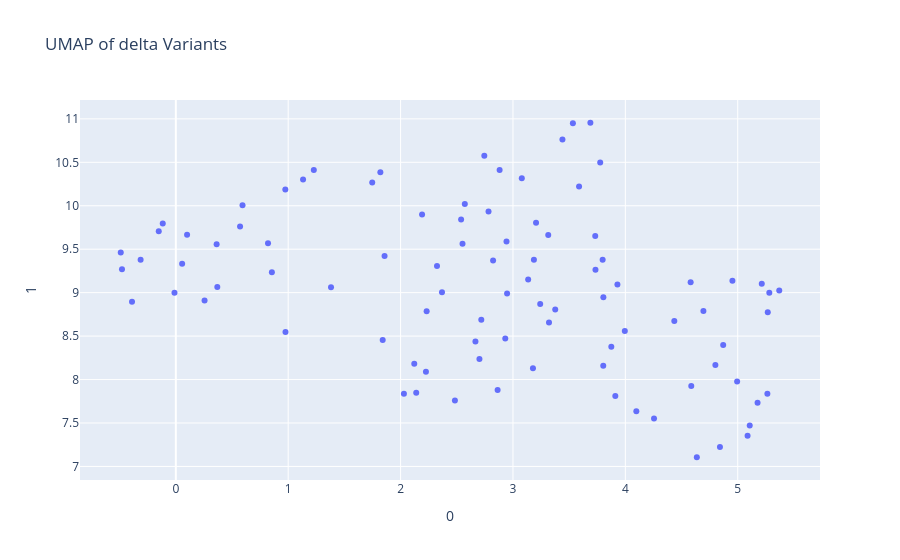
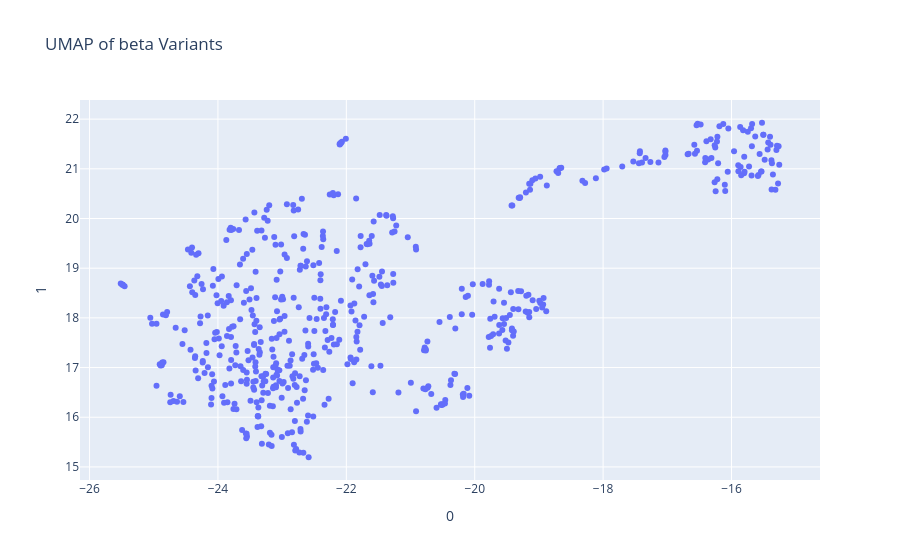

Write notebook code for charts like these, in order.
### Markdown cell above
### ESM-2 Feature Representation

### Code cell
for emb in embeddings:
    print("----- Processing -----")
    seq_sum = np.add.reduce(embeddings[emb], axis=-2)
    print(f"Reduced {emb} to {seq_sum.shape}")
    print("Manifold Approximation...")
    umap_2d = UMAP(n_components=2)
    seq_umap = umap_2d.fit_transform(seq_sum)
    print("Plotting...")
    fig = px.scatter(seq_umap, x=0, y=1, title=f"UMAP of {emb} Variants")
    fig.show()

### Figure 1 — Plotly figure (JSON) as saved in the notebook; plotly's stock layout.template omitted (floating-point values rounded to 4 significant figures)
{"data": [{"hovertemplate": "0=%{x}<br>1=%{y}<extra></extra>", "legendgroup": "", "marker": {"color": "#636efa", "symbol": "circle"}, "mode": "markers", "name": "", "orientation": "v", "showlegend": false, "type": "scatter", "x": [4.436, 3.44, 0.8203, 1.228, 4.581, 3.734, 0.5716, 3.93, 3.798, 3.186, 2.932, 0.1003, 3.911, 3.588, 1.857, 2.881, 0.9745, -0.1163, 2.139, 4.255, 2.122, 3.689, 5.37, 5.268, 2.702, 3.533, 2.539, 1.132, 4.587, 2.948, 3.205, 1.748, 0.9759, 3.995, 0.05633, 2.572, -0.49, 2.863, 3.804, 5.281, 5.177, 4.636, -0.1519, 2.823, 2.232, 3.776, 3.135, 5.264, 1.841, 0.2559, 3.732, 3.314, 4.801, 0.3631, -0.479, 3.242, 4.842, 4.695, -0.01194, 2.324, -0.3132, 3.803, 2.03, 3.178, 5.214, 0.5935, 0.3691, 3.376, 4.098, -0.3896, 2.226, 2.942, 2.368, 1.381, 2.718, 3.321, 2.783, 3.875, 3.079, 4.953, 2.551, 2.666, 1.82, 5.088, 2.191, 5.107, 0.8547, 4.995, 2.745, 4.871, 2.483], "xaxis": "x", "y": [8.673, 10.76, 9.567, 10.41, 9.12, 9.265, 9.762, 9.094, 9.378, 9.379, 8.473, 9.667, 7.809, 10.22, 9.421, 10.41, 10.19, 9.796, 7.848, 7.551, 8.182, 10.96, 9.024, 8.775, 8.236, 10.95, 9.84, 10.3, 7.926, 8.99, 9.803, 10.27, 8.548, 8.559, 9.332, 10.02, 9.463, 7.88, 8.946, 9.0, 7.733, 7.106, 9.706, 9.37, 8.787, 10.5, 9.153, 7.837, 8.455, 8.91, 9.651, 9.665, 8.166, 9.556, 9.268, 8.868, 7.225, 8.789, 8.999, 9.308, 9.378, 8.16, 7.836, 8.129, 9.102, 10.01, 9.065, 8.807, 7.634, 8.897, 8.09, 9.588, 9.004, 9.061, 8.688, 8.657, 9.934, 8.378, 10.32, 9.137, 9.563, 8.439, 10.39, 7.355, 9.899, 7.471, 9.236, 7.979, 10.58, 8.399, 7.76], "yaxis": "y"}], "layout": {"legend": {"tracegroupgap": 0}, "title": {"text": "UMAP of delta Variants"}, "xaxis": {"anchor": "y", "domain": [0, 1], "title": {"text": "0"}}, "yaxis": {"anchor": "x", "domain": [0, 1], "title": {"text": "1"}}}}

### Figure 2 — Plotly figure (JSON) as saved in the notebook; plotly's stock layout.template omitted (floating-point values rounded to 4 significant figures; data arrays with more than 128 entries replaced by an {"elided": "..."} marker saying what was removed)
{"data": [{"hovertemplate": "0=%{x}<br>1=%{y}<extra></extra>", "legendgroup": "", "marker": {"color": "#636efa", "symbol": "circle"}, "mode": "markers", "name": "", "orientation": "v", "showlegend": false, "type": "scatter", "x": {"elided": "563 float values"}, "xaxis": "x", "y": {"elided": "563 float values"}, "yaxis": "y"}], "layout": {"legend": {"tracegroupgap": 0}, "title": {"text": "UMAP of beta Variants"}, "xaxis": {"anchor": "y", "domain": [0, 1], "title": {"text": "0"}}, "yaxis": {"anchor": "x", "domain": [0, 1], "title": {"text": "1"}}}}
